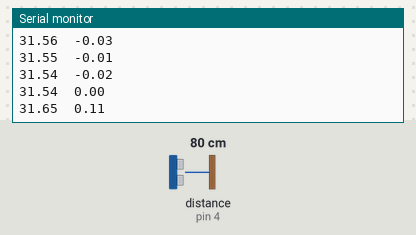
A sketch run on a simulated Arduino Uno, built with avr-gcc and run on an emulated ATmega328P. Shown: the last lines printed to the serial monitor. Wiring (inferred from the names in the program): range finder with pulse-width output: data pin 4. The test bench sets the inputs (shaded band); at power-on: distance to the obstacle (sensor on pin 4) 80 cm. The echo pulse lasts 58.3 µs per cm.

Above: at 1.2 s.
1.3 s: distance to the obstacle (sensor on pin 4) set to 2 cm
At 1.34 s:
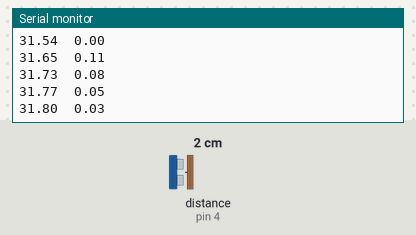
2.8 s: distance to the obstacle (sensor on pin 4) set to 4 cm
At 2.81 s:
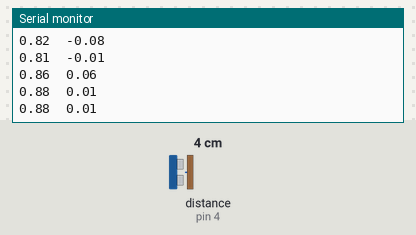
Timing chart, 0 to 5.8 s (numbered marks = the images above; inputs shaded):
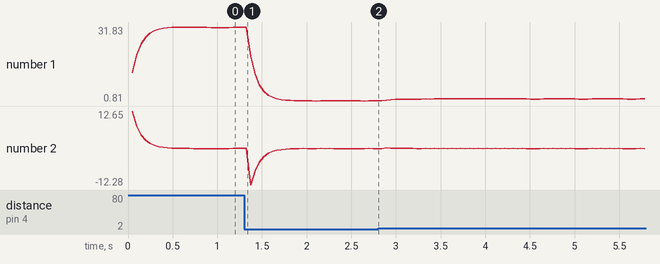

Measured:
- plotted number 1: 31.77 → 0.88 after the input at 1.3 s, 0.88 → 1.68 after the input at 2.8 s

The sketch:

SonarFinal.ino
```cpp
#include "Sonar.h"
#include "AB_Filter.h"

Sonar sonar;
float dt;
long last_time;

void setup()
{
  Serial.begin(115200);
  pinMode(4, INPUT);

  sonar.sonarInit();
  Serial.println( "Waiting for Sonar data..." );
}

void loop()
{
  dt = (micros() - last_time)/1000000.0f;
  last_time = micros();

  if( sonar.isSonarDataAvailable() )
  {
    Serial.print( sonar.getSonarAltitude( 1.0f, IN_PER_US ) );
    Serial.print( "\t" );
    Serial.println( sonar.getSonarROF() );
  }

}
```

AB_Filter.cpp
```cpp
#include "AB_Filter.h"

/* Constructor */
AB_Filter::AB_Filter()
{
  alfa = 0;
  beta = 0;
}

void AB_Filter::setFilterCoefficients( float new_a, float new_b )
{
  alfa = new_a;
  beta = new_b;
}

float * AB_Filter::getFilterCoefficients()
{
  float * coef = new float[2];

  coef[0] = alfa;
  coef[1] = beta;

  return coef;
}

void AB_Filter::filter( float xm, float dt )
{
  float rk;

  /* Model equation */
  smatrix[0] += (smatrix[1] * dt);		 	/* Position */
  smatrix[1] = smatrix[1];		                /* Velocity */

  /* Error between measurement and model */
  rk = (xm - smatrix[0]);

  /* Update model with alfa, beta parameters
   * in the direction of the gradient. */
  smatrix[0] += ( alfa*rk );
  smatrix[1] += ( beta*rk )/dt;
}
```

AB_Filter.h
```cpp
#ifndef AB_FILTER_H
#define AB_FILTER_H

class AB_Filter
{
  private:
    float alfa;
    float beta;

  public:

    /* Variables */

    /* State matrix
     * smatrix[0] = position
     * smatrix[1] = velocity
     */
    float smatrix[2];

    /* Functions */
    AB_Filter(); /* Constructor */
    void setFilterCoefficients( float new_a, float new_b );
    float * getFilterCoefficients( void );
    void filter( float new_pos, float dt ); 		/* Filter */
};

#endif
```

Sonar.cpp
```cpp
#include <Arduino.h>
#include <avr/interrupt.h>
#include "Sonar.h"
#include "AB_Filter.h"

Sonar::Sonar()
{
  /* Initialize alfa-beta filter */
  ab_filter.setFilterCoefficients( 0.40f, 0.001f );
}

void Sonar::sonarInit()
{
  /* Setup PCINT interrupts */
  PCMSK2 = _BV(PCINT20);
  PCICR  = _BV(PCIE2);

  sonar_state = SONAR_ACTIVE;
  altitude = 0;
  last_altitude = 0;
}

float Sonar::getSonarAltitude( float dt, float coef )
{
  if( isSonarDataAvailable() )
  {
    /* Keep track of the last altitude */
    last_altitude = ab_filter.smatrix[0]; //altitude;
    altitude = ((float)echo_time)*coef;

    /* filter atitude */
    ab_filter.filter( altitude, dt );

    //if(altitude > MAX_SONAR_DISTANCE)
    //  altitude = MAX_SONAR_DISTANCE;

    /* Filter the discrete rate of change
     * in order to produce a smooth derivative */
    rate_of_change =  (ab_filter.smatrix[0] - last_altitude)/dt;

    /* Reset state so that new measurements can be taken by the interrupt routine */
    sonar_state = SONAR_ACTIVE;
  }

  return ab_filter.smatrix[0];
}

float Sonar::getSonarAltitude_filtered()
{
  ab_filter.smatrix[0];
}

float Sonar::getSonarROF()
{
  return rate_of_change;
}

void Sonar::setSonarState( char newState )
{
  sonar_state = newState;
}
char Sonar::getSonarState(void)
{
  return sonar_state;
}

char Sonar::isSonarDataAvailable(void)
{
  return (sonar_state == SONAR_DATA_AVAIL);
}

char Sonar::isActive(void)
{
  return (sonar_state == SONAR_ACTIVE);
}

void Sonar::setStartTime(unsigned int val)
{
  start_time = val;
}

void Sonar::setEchoTime(unsigned int val)
{
  echo_time = val - start_time;
}

unsigned int Sonar::getEchoTime(void)
{
  return echo_time;
}

ISR(PCINT2_vect)
{
  /* Only extract new pulses if no data is present in buffer already */
  if( !sonar.isSonarDataAvailable() )
  {
    if( (PIND & SONAR_PIN_MASK) > 0 )
    {
      sonar.setStartTime(micros());
      sonar.setSonarState(SONAR_PULSE_START);
    }
    else if( sonar.getSonarState() == SONAR_PULSE_START ) /* Look for SONAR_PULSE_START */
    {
      sonar.setEchoTime(micros()); /* micros() - start_time */
      sonar.setSonarState(SONAR_DATA_AVAIL); /* Measurement found */
    }
  }
}
```

Sonar.h
```cpp
#ifndef _SONAR_H
#define _SONAR_H

#include "AB_Filter.h"

#define SONAR_PIN         4
#define SONAR_PIN_MASK    (1 << SONAR_PIN)

/* Sonar states */
#define SONAR_INACTIVE    0
#define SONAR_ACTIVE      1
#define SONAR_PULSE_START 2
#define SONAR_DATA_AVAIL  3

/* Sonar distance type */
#define DISTANCE_CM       0
#define DISTANCE_IN       1
#define DISTANCE_MTS      2

//#define LOW_ALTITUDE_MODE

#ifdef PARALLAX_SONAR
  #define MIN_SONAR_DISTANCE 0
  #define MAX_SONAR_DISTANCE 300 /* cm */
  #define SONAR_K           (1.0f/58.0f)
#else
  #define MIN_SONAR_DISTANCE 14

  #ifdef LOW_ALTITUDE_MODE
    #define MAX_SONAR_DISTANCE 200 /* cm */
  #else
    #define MAX_SONAR_DISTANCE 645
  #endif

  /* Units of measurement */
  #define US_PER_INCH        147.0f
  #define CM_PER_US          (2.54f/US_PER_INCH)
  #define IN_PER_US          (1.0f/US_PER_INCH)
  #define MTS_PER_US         (CM_PER_US/100.0f)
#endif

//#define SMOOTH_SONAR_DATA 1
#ifdef SMOOTH_SONAR_DATA
  #define SMOOTH_FACTOR 0.90
#endif

#ifndef SMOOTH_SONAR_DATA
 #define MOVING_AVG_FILTER 1
 #ifdef MOVING_AVG_FILTER
   #define MOVING_AVG_SAMPLES 8
 #endif
#endif


/* Class definition */
class Sonar
{
  private:
    volatile char sonar_state;
    volatile unsigned int start_time;
    volatile unsigned int echo_time;

    float altitude;
    float last_altitude;
    float rate_of_change;  /* Derivative of altitude with respect to time */
    AB_Filter ab_filter;   /* Alfa-Beta filter to smooth out the rate_of_change of the altitude */

  public:
    Sonar();
    void sonarInit(void);

    void setStartTime(unsigned int val);
    void setEchoTime(unsigned int val);

    unsigned int getEchoTime(void);
    float getSonarAltitude( float dt, float coef );
    float getSonarAltitude_filtered( void );
    float getSonarROF( void ); /* getSonarAltitude upates rate of change function */
    void setSonarState(char newState);
    char getSonarState(void);
    char isSonarDataAvailable(void);

    char isActive(void);
};

extern Sonar sonar;

#endif
```
